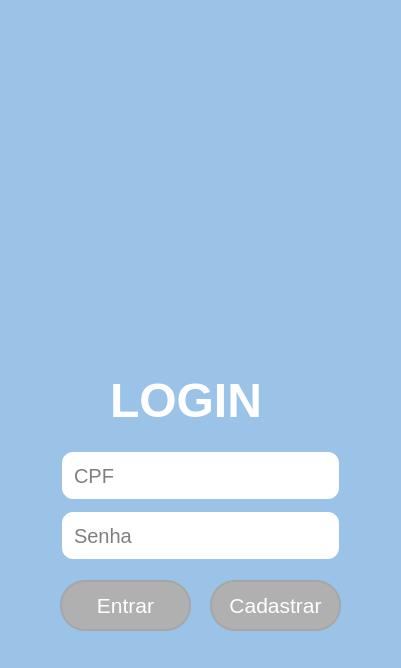
<?xml version="1.0" encoding="UTF-8"?>
<ui version="4.0">
 <class>MainWindow</class>
 <widget class="QMainWindow" name="MainWindow">
  <property name="geometry">
   <rect>
    <x>0</x>
    <y>0</y>
    <width>401</width>
    <height>668</height>
   </rect>
  </property>
  <property name="font">
   <font>
    <family>Segoe UI</family>
    <pointsize>12</pointsize>
   </font>
  </property>
  <property name="windowTitle">
   <string>MainWindow</string>
  </property>
  <property name="styleSheet">
   <string notr="true">background-color: rgb(155, 194, 231);</string>
  </property>
  <widget class="QWidget" name="centralwidget">
   <widget class="QLabel" name="label">
    <property name="geometry">
     <rect>
      <x>110</x>
      <y>360</y>
      <width>171</width>
      <height>81</height>
     </rect>
    </property>
    <property name="font">
     <font>
      <pointsize>36</pointsize>
      <weight>75</weight>
      <bold>true</bold>
     </font>
    </property>
    <property name="styleSheet">
     <string notr="true">color: rgb(255, 255, 255);</string>
    </property>
    <property name="text">
     <string>LOGIN</string>
    </property>
   </widget>
   <widget class="QLineEdit" name="lineEdit">
    <property name="geometry">
     <rect>
      <x>60</x>
      <y>450</y>
      <width>281</width>
      <height>51</height>
     </rect>
    </property>
    <property name="font">
     <font>
      <pointsize>15</pointsize>
     </font>
    </property>
    <property name="styleSheet">
     <string notr="true">QLineEdit{
	background-color: rgb(255, 255, 255);
	border: 2px solid rgb(155, 194, 231);
	border-radius: 13px;
	padding: 10px;
}
QLineEdit:hover{
	border: 2px solid rgb(255, 207, 0);
}

QLineEdit:focus{
	border: 2px solid rgb(255, 165, 0);
	color: rgb(0, 0, 0);
}
</string>
    </property>
    <property name="text">
     <string/>
    </property>
    <property name="maxLength">
     <number>11</number>
    </property>
    <property name="placeholderText">
     <string>CPF</string>
    </property>
   </widget>
   <widget class="QPushButton" name="pushButton">
    <property name="geometry">
     <rect>
      <x>60</x>
      <y>580</y>
      <width>131</width>
      <height>51</height>
     </rect>
    </property>
    <property name="font">
     <font>
      <pointsize>16</pointsize>
      <weight>50</weight>
      <bold>false</bold>
     </font>
    </property>
    <property name="styleSheet">
     <string notr="true">QPushButton {	
	color: rgb(255, 255, 255);
	background-color: rgb(176, 176, 176);
	border: 2px solid rgb(166, 166, 166); 
	border-radius: 25px;
}

QPushButton:hover {
	background-color: rgb(166, 166, 166);
	border: 2px solid rgb(138, 138, 138); 
}

QPushButton:pressed {
	background-color: rgb(250, 230, 0);
	border: 2px solid rgb(255, 165, 24); 
}</string>
    </property>
    <property name="text">
     <string>Entrar</string>
    </property>
   </widget>
   <widget class="QLineEdit" name="lineEdit_3">
    <property name="geometry">
     <rect>
      <x>60</x>
      <y>510</y>
      <width>281</width>
      <height>51</height>
     </rect>
    </property>
    <property name="font">
     <font>
      <pointsize>15</pointsize>
     </font>
    </property>
    <property name="styleSheet">
     <string notr="true">QLineEdit{
	background-color: rgb(255, 255, 255);
	border: 2px solid rgb(155, 194, 231);
	border-radius: 13px;
	padding: 10px;
}
QLineEdit:hover{
	border: 2px solid rgb(255, 207, 0);
}

QLineEdit:focus{
	border: 2px solid rgb(255, 165, 0);
	color: rgb(0, 0, 0);
}</string>
    </property>
    <property name="text">
     <string/>
    </property>
    <property name="echoMode">
     <enum>QLineEdit::Password</enum>
    </property>
    <property name="placeholderText">
     <string>Senha</string>
    </property>
   </widget>
   <widget class="QPushButton" name="pushButton_2">
    <property name="geometry">
     <rect>
      <x>210</x>
      <y>580</y>
      <width>131</width>
      <height>51</height>
     </rect>
    </property>
    <property name="font">
     <font>
      <pointsize>16</pointsize>
      <weight>50</weight>
      <bold>false</bold>
     </font>
    </property>
    <property name="styleSheet">
     <string notr="true">QPushButton {	
	color: rgb(255, 255, 255);
	background-color: rgb(176, 176, 176);
	border: 2px solid rgb(166, 166, 166); 
	border-radius: 25px;
}

QPushButton:hover {
	background-color: rgb(166, 166, 166);
	border: 2px solid rgb(138, 138, 138); 
}

QPushButton:pressed {
	background-color: rgb(250, 230, 0);
	border: 2px solid rgb(255, 165, 24); 
}</string>
    </property>
    <property name="text">
     <string>Cadastrar</string>
    </property>
   </widget>
   <widget class="QLabel" name="label_2">
    <property name="geometry">
     <rect>
      <x>80</x>
      <y>20</y>
      <width>251</width>
      <height>361</height>
     </rect>
    </property>
    <property name="text">
     <string/>
    </property>
    <property name="pixmap">
     <pixmap>imagens/astronalta.png</pixmap>
    </property>
   </widget>
   <zorder>label</zorder>
   <zorder>pushButton</zorder>
   <zorder>lineEdit_3</zorder>
   <zorder>lineEdit</zorder>
   <zorder>pushButton_2</zorder>
   <zorder>label_2</zorder>
  </widget>
  <widget class="QStatusBar" name="statusbar"/>
 </widget>
 <resources>
  <include location="../file_rc.qrc"/>
 </resources>
 <connections/>
</ui>
